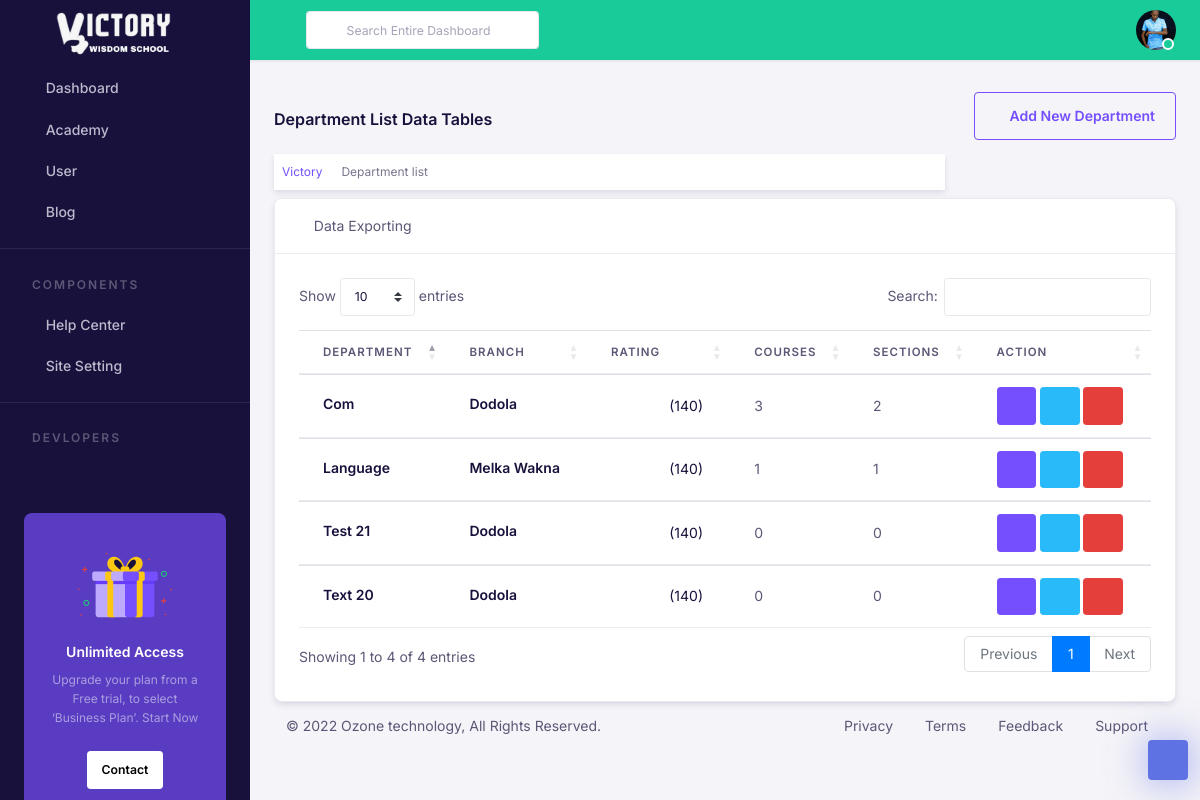
/academy/admin/department/list/ (signed in), run on the app's committed database.
### main/models.py (models this page shows, shortened)
class GeneralSetting(models.Model):
    site_name = models.CharField(max_length=200, help_text="Enter your website name below")
    site_description = models.TextField(help_text="The site title might be the name of your company or organization, or a brief description of the organization, or a combination of the two.")
    logo=models.ImageField(upload_to="main/images", help_text="Upload your website logo - 120 x 40 ")
    favicon = models.ImageField(upload_to="main/images", help_text="Upload your website favicon - Standard for most desktop browsers. 32×32")
    created = models.DateTimeField(auto_now_add=True)
    updated = models.DateTimeField(auto_now=True)

### accounts/models.py (models this page shows, shortened)
class User(AbstractUser):
    username_validator = UnicodeUsernameValidator()
    email_validator = EmailValidator()
    about = models.TextField(null=True, blank=True)
    bio = models.TextField(null=True, blank=True)
    birth_date = models.DateField(null=True)
    email = models.EmailField(unique=True, validators = [email_validator])
    username = models.CharField(
        max_length=191,
        validators = [username_validator],
        help_text="Required. 150 characters or fewer. Usernames may contain alphanumeric, _, @, +, . and - characters.",
        unique=True,null=True, blank=True
    )
    USERNAME_FIELD = "email"
    REQUIRED_FIELDS = ['username']
    GENDER_CHOICE = (
        ("male", "Male"),
        ("female", "Female"),
    )
    gender = models.CharField(choices=GENDER_CHOICE, max_length=10)
    def get_profile_image(self):
        image = self.userimage_set.order_by("-updated", "-created").filter(role = "profile_image")
        if image.exists():
            return image.first().image
        else:
            return None
    class Meta:
        verbose_name = "user"
        ordering = ["-date_joined"]

class UserImage(models.Model):
    user = models.ForeignKey(User, on_delete=models.CASCADE)
    image = models.ImageField(upload_to='user/images')
    created = models.DateTimeField(auto_now_add=True)
    updated = models.DateTimeField(auto_now=True)
    about = models.TextField(null=True, blank=True)
    ROLE_CHOICE = (
        ("profile_image", "Profile Image"),
        ("cover_image", "Cover Image"),
        ("gallery_image", "Gallery Image"),
    )
    role = models.CharField(choices=ROLE_CHOICE, default="gallery_image", max_length=15)
    class Meta:
        ordering = ["-updated", "-created"]

### academy/models.py (models this page shows, shortened)
class Department(models.Model):
    name = models.CharField(max_length=50)
    branch = models.ForeignKey(Branch,null=True, on_delete=models.CASCADE)
    cover_image = models.ImageField(upload_to='academy/cover_image', default='academy/cover_image.jpg', null=True, blank=True)
    bio = models.TextField(null=True, blank=True)
    descriptions = models.TextField(null=True, blank=True)
    reviews = models.ManyToManyField(Review, blank=True)
    created = models.DateTimeField(auto_now_add=True)
    class Meta:
        verbose_name = "department"
        unique_together = ["branch","name"]
        ordering = ["-created", "name"]

class Branch(models.Model):
    name = models.CharField(max_length=50)
    location = models.CharField(max_length=200, null=True, blank=True)
    cover_image = models.ImageField(upload_to='academy/cover_image', default='academy/cover_image.jpg', null=True, blank=True)
    bio = models.TextField(null=True, blank=True)
    descriptions = models.TextField(null=True, blank=True)
    reviews = models.ManyToManyField(Review, blank=True)
    created = models.DateTimeField(auto_now_add=True)
    class Meta:
        verbose_name = "branch"
        unique_together = ["name"]
        ordering = ["name"]

### main/decorators.py (the view)
  def wrapper_func(request, *args, **kwarg):
    if request.user.is_superuser:
      return views_func(request, *args, **kwarg)
    else:
      return redirect("home")

### academy/views.py (called while the page is built)
@admin_only
@login_required(login_url='login')
def department_list(request):
  departments = Department.objects.all()
  context = {"departments":departments}
  return render(request, "academy/admin/department_list.html", context)

### main/templatetags/myflatpage.py (called while the page is built)
@register.simple_tag(name="general_setting")
def general_setting():
    return GeneralSetting.objects.first()

### academy/templates/academy/admin/department_list.html (shortened to what this page needs)
{% extends 'base/admin/base.html' %}
{% load static %}
{% block admin_style %}
 <link href="{% static 'assets/plugins/bootstrap-datatable/css/dataTables.bootstrap4.min.css' %}" rel="stylesheet" type="text/css">
 <link href="{% static 'assets/plugins/bootstrap-datatable/css/buttons.bootstrap4.min.css' %}" rel="stylesheet" type="text/css">
 <link href="{% static 'assets/css/form-control.css' %}" rel="stylesheet">
 <link href="{% static 'assets/css/table.css' %}" rel="stylesheet">
{% endblock admin_style %}
{% block admin_content %}
     <div class="row pt-2 pb-2">
        <div class="col-sm-9">
		    <h4 class="page-title pt-3 pb-3">Department List Data Tables</h4>
		    <ol class="breadcrumb shadow bg-white p-2">
                <li class="breadcrumb-item"><a href="javaScript:void();">Victory</a></li>
                <li class="breadcrumb-item active" aria-current="page">Department list</li>
            </ol>
        </div>
        <div class="col-sm-3">
            <div class="btn-group float-sm-right">
                <a href="{% url 'create_department' %}" type="button" class="btn btn-outline-primary waves-effect waves-light">
                    <i class="fa fa-plus-square" aria-hidden="true"></i> Add New Department
                </a>
            </div>
        </div>
    </div>
        <div class="row">
            <div class="col-lg-12">
            <div class="card shadow border border-light-3">
                <div class="card-header    ">
                    <i class="fa fa-table"></i> Data Exporting
                </div>
                <div class="card-body ">
                    {% include "academy/components/department_tabe.html" %}
                </div>
              </div>
            </div>
          </div>
  {% endblock admin_content %}

### templates/base/admin/sidebar2.html (shortened to what this page needs)
{% load static %}
{% load myflatpage %}
{% general_setting as generalSetting %}
  <nav class="navbar-vertical navbar navbar-dark bg-dark">
    <div class="vh-100" data-simplebar>
        <div class="row w-100">
            <a class="mx-auto h-100 d-flex justify-content-center" href="{% url 'home' %}">
                <img src="{{generalSetting.logo.url}}" class="dashboard-logo-icon mx-auto"  alt="" />
            </a>
        </div>
        <ul class="navbar-nav flex-column" id="sideNavbar">
            <li class="nav-item">
                <a class="nav-link   collapsed " href="#" data-bs-toggle="collapse"
                    data-bs-target="#navDashboard" aria-expanded="false" aria-controls="navDashboard">
                    <i class="nav-icon fe fe-home me-2"></i> Dashboard
                </a>
            </li>
            <li class="nav-item">
                <a class="nav-link  collapsed " href="#" data-bs-toggle="collapse" data-bs-target="#navAcademy"
                    aria-expanded="false" aria-controls="navAcademy">
                    <i class="nav-icon fe fe-book me-2"></i> Academy
                </a>
            </li>
            <li class="nav-item">
                <a class="nav-link   collapsed " href="#" data-bs-toggle="collapse" data-bs-target="#navProfile"
                    aria-expanded="false" aria-controls="navProfile">
                    <i class="nav-icon fe fe-user me-2"></i> User
                </a>
            </li>
            <li class="nav-item ">
                <a class="nav-link   " href="#" data-bs-toggle="collapse" data-bs-target="#navCMS"
                    aria-expanded="false" aria-controls="navCMS">
                    <i class="nav-icon fe fe-book-open me-2"></i> Blog
                </a>
            </li>
            <li class="nav-item">
                <div class="nav-divider"></div>
            </li>
            <li class="nav-item">
                <div class="navbar-heading">Components</div>
            </li>
            <li class="nav-item">
                <a class="nav-link " href="{% url 'contact_list' %}">
                    <i class="nav-icon fe fe-help-circle me-2"></i> Help Center
                </a>
            </li>
            <li class="nav-item">
                <a class="nav-link  collapsed " href="#" data-bs-toggle="collapse"
                    data-bs-target="#navSiteSetting" aria-expanded="false" aria-controls="navSiteSetting">
                    <i class="nav-icon fe fe-settings me-2"></i> Site Setting
                </a>
            </li>
            <li class="nav-item">
                <div class="nav-divider"></div>
            </li>
            <li class="nav-item">
                <div class="navbar-heading">Devlopers</div>
            </li>
        </ul>
        <div class="card bg-dark-primary shadow-none text-center mx-4 my-8">
            <div class="card-body py-6">
                <img src="{% static 'assets/images/background/giftbox.png' %}" alt="" />
                <div class="mt-4">
                    <h5 class="text-white">Unlimited Access</h5>
                    <p class="text-white-50 fs-6">
                        Upgrade your plan from a Free trial, to select ‘Business Plan’. Start Now
                    </p>
                    <a href="mail:ozonetechnologydev@gmail.com" class="btn btn-white btn-sm mt-2">Contact</a>
                </div>
            </div>
        </div>
    </div>
</nav>

### templates/base/admin/navbar2.html (shortened to what this page needs)
{% load static %}
{% load myflatpage %}
<div class="header">
    <nav class="navbar-default navbar navbar-expand-lg bg-success">
        <a id="nav-toggle" role="button">
            <i class="fe fe-menu text-light"></i>
        </a>
        <div class="ms-lg-3 d-none d-md-none d-lg-block">
            <form class="d-flex align-items-center">
                <span class="position-absolute ps-3 search-icon">
                    <i class="fe fe-search"></i>
                </span>
                <input type="search" class="form-control form-control-sm ps-6"
                    placeholder="Search Entire Dashboard" />
            </form>
        </div>
        <ul class="navbar-nav navbar-right-wrap ms-auto d-flex nav-top-wrap">
            {% if request.user.is_authenticated  %}
            <li class="dropdown ms-2">
              <a class="rounded-circle" href="#" role="button" data-bs-toggle="dropdown" aria-expanded="false">
                <div class="avatar avatar-md avatar-indicators avatar-online">
                  <img alt="avatar" src="{{request.user.get_profile_image.url}}" class="rounded-circle">
                </div>
              </a>
            </li>
          {% else %}
          <div class="ms-auto mt-lg-0">
            <a href="{% url 'login' %}" class="btn btn-sm btn-outline-dark btn-sm ms-3">Sign in</a>
            <a href="{% url 'register' %}" class="btn btn-sm btn-dark btn-sm ms-1">Sign up</a>
          </div>
          {% endif %}
        </ul>
    </nav>
</div>

### academy/templates/academy/components/department_tabe.html
<div class="table-responsive">
    <table id="data-table-example" class="table align-items-center table-flush     default-datatable">
        <thead>
            <tr>
                <th>Department</th>
                <th>Branch</th>
                <th>Rating</th>
                <th>Courses</th>
                <th>Sections</th>
                <th>Action</th>
            </tr>
        </thead>
        <tbody>
            {% for department in departments %}
                <tr id="delete_department_column_id_{{department.id}}">
                    <td>
                        <h4 class="mb-1 h5">
                            <a href="{% url 'department_details' department.id %}" class="text-inherit">
                                {{department.name|title}}
                            </a>
                        </h4>
                    </td>
                    <td>
                        {% if department.branch %}
                            <h4 class="mb-1 h5">
                                <a href="{% url 'branch_details'  department.branch.id %}" class="text-inherit">
                                    {{department.branch.name|title}}
                                </a>
                            </h4>
                        {% endif %}
                    </td>
                    <td>
                        <div class="">
                            <i class="zmdi zmdi-star me-n1 text-warning"></i>
                            <i class="zmdi zmdi-star me-n1 text-warning"></i>
                            <i class="zmdi zmdi-star me-n1 text-warning"></i>
                            <i class="zmdi zmdi-star me-n1 text-warning"></i>
                            <i class="zmdi zmdi-star me-n1-half text-warning"></i>
                            <span class="text-inherit">(140)</span>
                        </div>
                    </td>
                    <td>{{department.subject_set.count}}</td>
                    <td>{{department.section_set.count}}</td>
                    <td>
                        <a href="{% url 'department_details' department.id %}">
                            <button type="button" class="btn btn-sm  btn-primary"> <i class="zmdi zmdi-open-in-new"></i></button>
                        </a>
                        <a href="{% url 'update_department' department.id %}">
                            <button type="button" class="btn btn-sm  btn-info"> <i class="zmdi zmdi-edit"></i></button>
                        </a>
                        <a
                            id="delete_department_{{department.id}}"
                            class="hx-delete-alert-confirm"
                            hx-get="{% url 'htmx_department_delete' department.id %}"
                            hx-target="#delete_department_column_id_{{department.id}}"
                            hx-trigger='confirmed'
                            hx-swap="outerHTML"
                        >
                            <button type="button" class="btn btn-sm  btn-danger"> <i class="zmdi zmdi-delete"></i></button>
                        </a>
                    </td>
                </tr>
            {% endfor %}
        </tbody>
    </table>
</div>

### static/assets/css/form-control.css (style rules this page uses)
.form-control { -webkit-appearance: none; -moz-appearance: none; appearance: none; background-clip: padding-box; background-color: #fff; border: 1px solid #e8e7ed; border-radius: 0.25rem; color: #18113c; display: block; font-size: 0.875rem; font-weight: 400; line-height: 1.6; padding: .375rem .75rem; transition: border-color 0.15s ease-in-out, box-shadow 0.15s ease-in-out; width: 100%; }
.form-control::placeholder { color: #a8a3b9; opacity: 1; }
.form-control-sm { border-radius: 0.2rem; font-size: 0.765625rem; min-height: calc(1.6em + 1rem + 2px); padding: 0.5rem 0.875rem; }

### static/assets/css/table.css (style rules this page uses)
.card .table { margin-bottom:0px; }
.card .table td, .card .table th { padding-right: 1.5rem; padding-left: 1.5rem; }
.table.align-items-center td, .table.align-items-center th { vertical-align: middle; }
.table thead th { font-size: .72rem; padding-top: .75rem; padding-bottom: .75rem; letter-spacing: 1px; text-transform: uppercase; border-bottom: 1px solid #e9ecef; }
.table-flush td, .table-flush th { border-right: 0; border-left: 0; }
.table td, .table th { white-space: nowrap; }
.table th { font-weight: 600; }
.table-responsive { white-space:nowrap; }

### static/assets/css/my_style.css (style rules this page uses)
.dashboard-logo-icon { margin-right: 5px; width: 135px; }
.table-responsive button { size: 40px; }

### data on the page
GeneralSetting: logo (picture)
User: user.get_profile_image (picture)
Department: name "Test 21", branch.name "Dodola", subject_set.count "0", section_set.count "0"
Department: name "Text 20", branch.name "Dodola", subject_set.count "0", section_set.count "0"
Department: name "Com", branch.name "Dodola", subject_set.count "3", section_set.count "2"
Department: name "Language", branch.name "Melka Wakna", subject_set.count "1", section_set.count "1"
